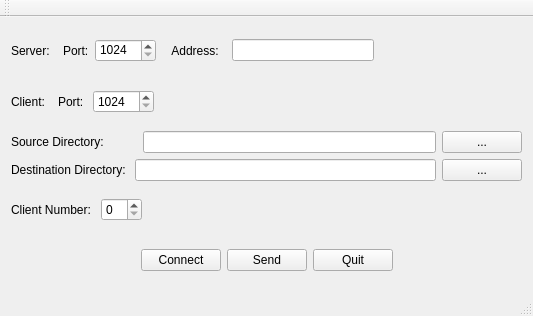
<?xml version="1.0" encoding="UTF-8"?>
<ui version="4.0">
 <class>MainWindow</class>
 <widget class="QMainWindow" name="MainWindow">
  <property name="geometry">
   <rect>
    <x>0</x>
    <y>0</y>
    <width>533</width>
    <height>316</height>
   </rect>
  </property>
  <property name="sizePolicy">
   <sizepolicy hsizetype="Minimum" vsizetype="Minimum">
    <horstretch>0</horstretch>
    <verstretch>0</verstretch>
   </sizepolicy>
  </property>
  <property name="windowTitle">
   <string>MainWindow</string>
  </property>
  <widget class="QWidget" name="centralWidget">
   <property name="sizePolicy">
    <sizepolicy hsizetype="Expanding" vsizetype="Expanding">
     <horstretch>0</horstretch>
     <verstretch>0</verstretch>
    </sizepolicy>
   </property>
   <layout class="QVBoxLayout" name="verticalLayout_2">
    <item>
     <layout class="QHBoxLayout" name="horizontalLayout">
      <item>
       <layout class="QVBoxLayout" name="verticalLayout">
        <item>
         <layout class="QHBoxLayout" name="horizontalLayout_2">
          <item>
           <widget class="QLabel" name="ServerLabel">
            <property name="sizePolicy">
             <sizepolicy hsizetype="Maximum" vsizetype="Preferred">
              <horstretch>0</horstretch>
              <verstretch>0</verstretch>
             </sizepolicy>
            </property>
            <property name="text">
             <string>Server:  </string>
            </property>
            <property name="alignment">
             <set>Qt::AlignLeading|Qt::AlignLeft|Qt::AlignVCenter</set>
            </property>
           </widget>
          </item>
          <item>
           <widget class="QLabel" name="ServerPortLabel">
            <property name="text">
             <string>Port:</string>
            </property>
           </widget>
          </item>
          <item>
           <widget class="QSpinBox" name="ServerPortSpinBox">
            <property name="alignment">
             <set>Qt::AlignLeading|Qt::AlignLeft|Qt::AlignTop</set>
            </property>
            <property name="minimum">
             <number>1024</number>
            </property>
            <property name="maximum">
             <number>65536</number>
            </property>
           </widget>
          </item>
          <item>
           <widget class="QLabel" name="ServerAddressLabel">
            <property name="text">
             <string>   Address:  </string>
            </property>
           </widget>
          </item>
          <item>
           <widget class="QLineEdit" name="AddressLineEdit">
            <property name="sizePolicy">
             <sizepolicy hsizetype="Expanding" vsizetype="Fixed">
              <horstretch>0</horstretch>
              <verstretch>0</verstretch>
             </sizepolicy>
            </property>
           </widget>
          </item>
          <item>
           <widget class="QLabel" name="SLabel">
            <property name="sizePolicy">
             <sizepolicy hsizetype="Expanding" vsizetype="Preferred">
              <horstretch>0</horstretch>
              <verstretch>0</verstretch>
             </sizepolicy>
            </property>
            <property name="text">
             <string/>
            </property>
           </widget>
          </item>
         </layout>
        </item>
        <item>
         <layout class="QHBoxLayout" name="horizontalLayout_4">
          <item>
           <widget class="QLabel" name="ClientLabel">
            <property name="sizePolicy">
             <sizepolicy hsizetype="Maximum" vsizetype="Preferred">
              <horstretch>0</horstretch>
              <verstretch>0</verstretch>
             </sizepolicy>
            </property>
            <property name="text">
             <string>Client:  </string>
            </property>
            <property name="alignment">
             <set>Qt::AlignLeading|Qt::AlignLeft|Qt::AlignVCenter</set>
            </property>
           </widget>
          </item>
          <item>
           <widget class="QLabel" name="ClientPortLabel">
            <property name="sizePolicy">
             <sizepolicy hsizetype="Maximum" vsizetype="Preferred">
              <horstretch>0</horstretch>
              <verstretch>0</verstretch>
             </sizepolicy>
            </property>
            <property name="text">
             <string>Port: </string>
            </property>
           </widget>
          </item>
          <item>
           <widget class="QSpinBox" name="ClientPortSpinBox">
            <property name="sizePolicy">
             <sizepolicy hsizetype="Maximum" vsizetype="Maximum">
              <horstretch>0</horstretch>
              <verstretch>0</verstretch>
             </sizepolicy>
            </property>
            <property name="minimum">
             <number>1024</number>
            </property>
            <property name="maximum">
             <number>65536</number>
            </property>
           </widget>
          </item>
          <item>
           <widget class="QLabel" name="SLabel1">
            <property name="text">
             <string/>
            </property>
           </widget>
          </item>
         </layout>
        </item>
        <item>
         <layout class="QHBoxLayout" name="horizontalLayout_6">
          <item>
           <widget class="QLabel" name="SourceDLabel">
            <property name="sizePolicy">
             <sizepolicy hsizetype="Maximum" vsizetype="Preferred">
              <horstretch>0</horstretch>
              <verstretch>0</verstretch>
             </sizepolicy>
            </property>
            <property name="text">
             <string>Source Directory:          </string>
            </property>
           </widget>
          </item>
          <item>
           <widget class="QLineEdit" name="SAddressLineEdit">
            <property name="sizePolicy">
             <sizepolicy hsizetype="Expanding" vsizetype="Fixed">
              <horstretch>0</horstretch>
              <verstretch>0</verstretch>
             </sizepolicy>
            </property>
            <property name="readOnly">
             <bool>false</bool>
            </property>
           </widget>
          </item>
          <item>
           <widget class="QPushButton" name="SAPushButton">
            <property name="sizePolicy">
             <sizepolicy hsizetype="Minimum" vsizetype="Fixed">
              <horstretch>0</horstretch>
              <verstretch>0</verstretch>
             </sizepolicy>
            </property>
            <property name="text">
             <string>...</string>
            </property>
           </widget>
          </item>
         </layout>
        </item>
        <item>
         <layout class="QHBoxLayout" name="horizontalLayout_7">
          <item>
           <widget class="QLabel" name="DestinatioDLabel">
            <property name="sizePolicy">
             <sizepolicy hsizetype="Maximum" vsizetype="Preferred">
              <horstretch>0</horstretch>
              <verstretch>0</verstretch>
             </sizepolicy>
            </property>
            <property name="text">
             <string>Destination Directory: </string>
            </property>
           </widget>
          </item>
          <item>
           <widget class="QLineEdit" name="DAddressLineEdit">
            <property name="sizePolicy">
             <sizepolicy hsizetype="Expanding" vsizetype="Fixed">
              <horstretch>0</horstretch>
              <verstretch>0</verstretch>
             </sizepolicy>
            </property>
            <property name="readOnly">
             <bool>false</bool>
            </property>
           </widget>
          </item>
          <item>
           <widget class="QPushButton" name="DDPushButton">
            <property name="sizePolicy">
             <sizepolicy hsizetype="Minimum" vsizetype="Fixed">
              <horstretch>0</horstretch>
              <verstretch>0</verstretch>
             </sizepolicy>
            </property>
            <property name="text">
             <string>...</string>
            </property>
           </widget>
          </item>
         </layout>
        </item>
        <item>
         <layout class="QHBoxLayout" name="horizontalLayout_8">
          <item>
           <widget class="QLabel" name="ClientNumberLabel">
            <property name="sizePolicy">
             <sizepolicy hsizetype="Maximum" vsizetype="Preferred">
              <horstretch>0</horstretch>
              <verstretch>0</verstretch>
             </sizepolicy>
            </property>
            <property name="text">
             <string>Client Number: </string>
            </property>
           </widget>
          </item>
          <item>
           <widget class="QSpinBox" name="ClientNumberSpinBox">
            <property name="sizePolicy">
             <sizepolicy hsizetype="Maximum" vsizetype="Maximum">
              <horstretch>0</horstretch>
              <verstretch>0</verstretch>
             </sizepolicy>
            </property>
            <property name="maximum">
             <number>10</number>
            </property>
           </widget>
          </item>
          <item>
           <widget class="QLabel" name="SLabel2">
            <property name="sizePolicy">
             <sizepolicy hsizetype="Preferred" vsizetype="Preferred">
              <horstretch>0</horstretch>
              <verstretch>0</verstretch>
             </sizepolicy>
            </property>
            <property name="text">
             <string/>
            </property>
           </widget>
          </item>
         </layout>
        </item>
        <item>
         <layout class="QHBoxLayout" name="horizontalLayout_5">
          <item>
           <widget class="QLabel" name="SLabel3">
            <property name="sizePolicy">
             <sizepolicy hsizetype="Expanding" vsizetype="Preferred">
              <horstretch>0</horstretch>
              <verstretch>0</verstretch>
             </sizepolicy>
            </property>
            <property name="text">
             <string/>
            </property>
           </widget>
          </item>
          <item>
           <widget class="QPushButton" name="ConnectPushButton">
            <property name="sizePolicy">
             <sizepolicy hsizetype="Preferred" vsizetype="Maximum">
              <horstretch>0</horstretch>
              <verstretch>0</verstretch>
             </sizepolicy>
            </property>
            <property name="text">
             <string>Connect</string>
            </property>
           </widget>
          </item>
          <item>
           <widget class="QPushButton" name="SendPushButton">
            <property name="text">
             <string>Send</string>
            </property>
           </widget>
          </item>
          <item>
           <widget class="QPushButton" name="QuitPushButton">
            <property name="sizePolicy">
             <sizepolicy hsizetype="Preferred" vsizetype="Maximum">
              <horstretch>0</horstretch>
              <verstretch>0</verstretch>
             </sizepolicy>
            </property>
            <property name="text">
             <string>Quit</string>
            </property>
           </widget>
          </item>
          <item>
           <widget class="QLabel" name="SLabel4">
            <property name="sizePolicy">
             <sizepolicy hsizetype="Expanding" vsizetype="Preferred">
              <horstretch>0</horstretch>
              <verstretch>0</verstretch>
             </sizepolicy>
            </property>
            <property name="text">
             <string/>
            </property>
           </widget>
          </item>
         </layout>
        </item>
       </layout>
      </item>
     </layout>
    </item>
   </layout>
  </widget>
  <widget class="QMenuBar" name="menuBar">
   <property name="geometry">
    <rect>
     <x>0</x>
     <y>0</y>
     <width>533</width>
     <height>17</height>
    </rect>
   </property>
  </widget>
  <widget class="QToolBar" name="mainToolBar">
   <attribute name="toolBarArea">
    <enum>TopToolBarArea</enum>
   </attribute>
   <attribute name="toolBarBreak">
    <bool>false</bool>
   </attribute>
  </widget>
  <widget class="QStatusBar" name="statusBar"/>
 </widget>
 <layoutdefault spacing="6" margin="11"/>
 <resources/>
 <connections/>
</ui>
